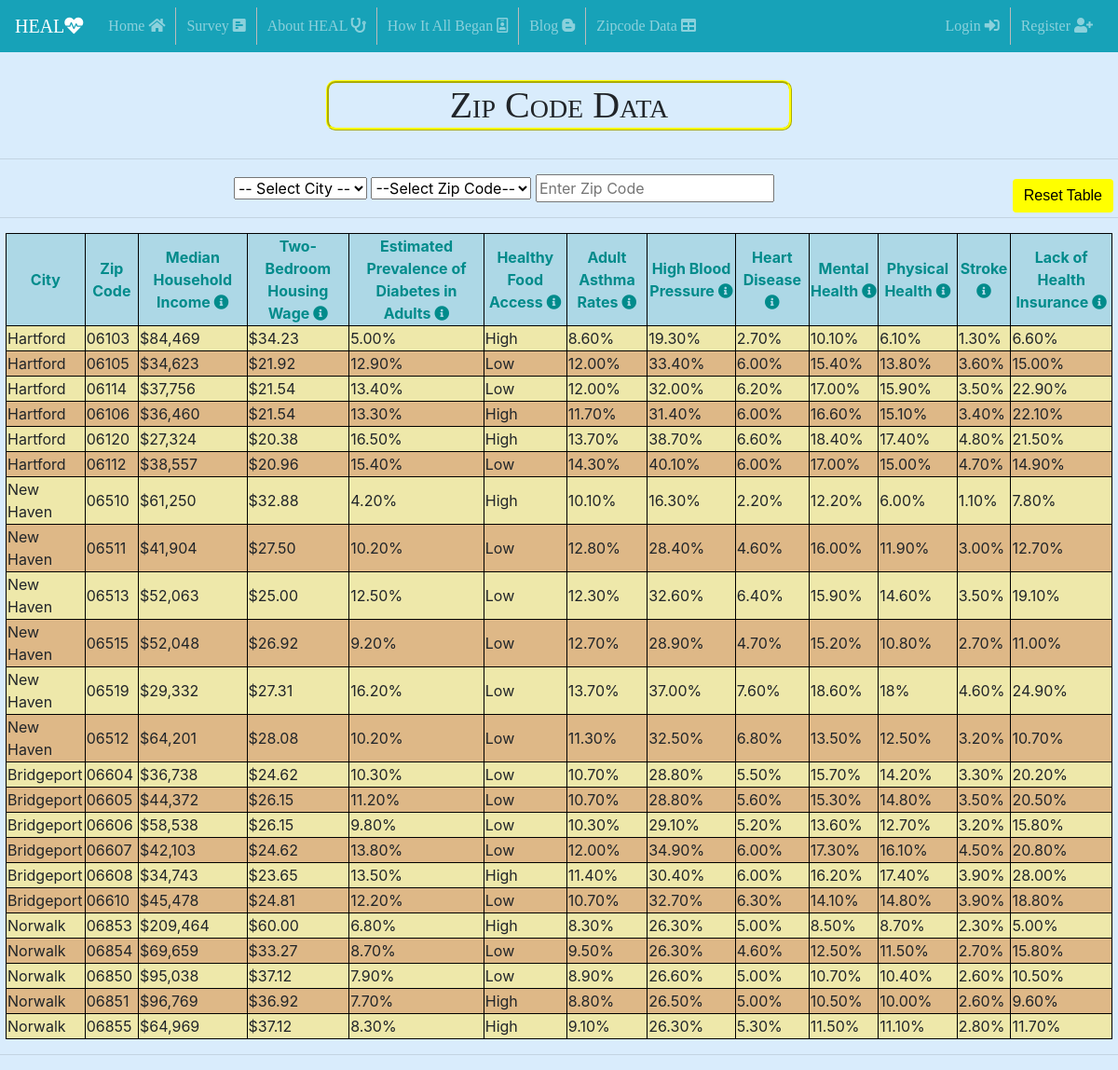
Page /zipcode/ on the earlier database version.
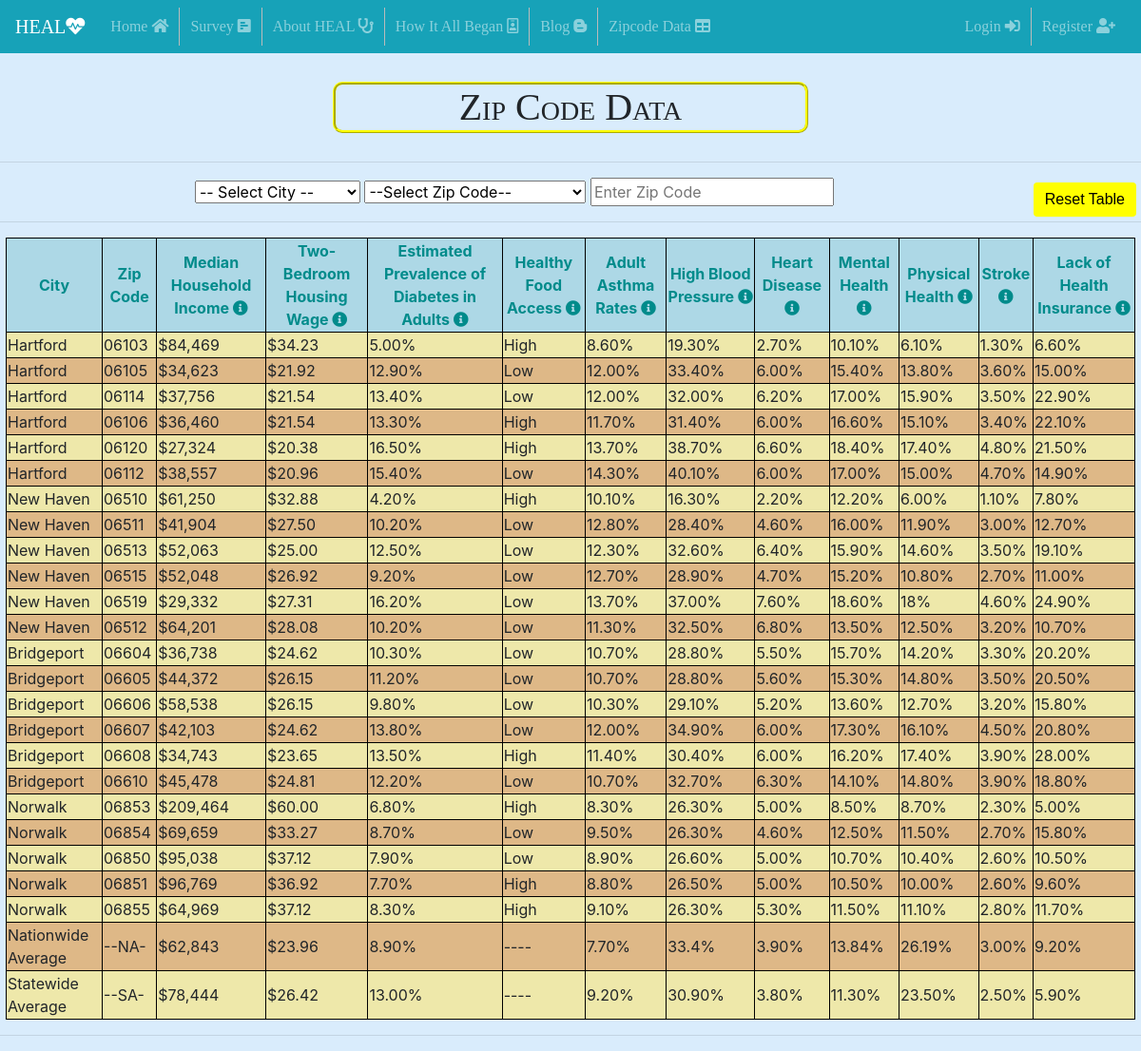
Same page on the later database version.
### HEALSurvey/models.py (models this page shows, shortened)
class ZipCodeData(models.Model):
    city = models.ForeignKey(City, on_delete=models.SET_NULL, null=True)
    zipcode = models.ForeignKey(ZipCode, on_delete=models.SET_NULL, null=True)
    median_household_income = models.CharField(max_length=30)
    two_bedroom_housing_wage = models.CharField(max_length=30)
    estimated_prevalence_of_diabetes_in_adults = models.CharField(max_length=30)
    healthy_food_access = models.CharField(max_length=30)
    adult_asthma_rates = models.CharField(max_length=30)
    high_blood_pressure = models.CharField(max_length=30)
    heart_disease = models.CharField(max_length=30)
    mental_health = models.CharField(max_length=30)
    physical_health = models.CharField(max_length=30)
    stroke = models.CharField(max_length=30)
    lack_of_health_insurance = models.CharField(max_length=30)
    class Meta:
        db_table = 'HEALSurvey_zipcodedata'
        verbose_name_plural = "Zip Code Data"

class City(models.Model):
    name = models.CharField(max_length=30)
    class Meta:
        verbose_name = "City"
        verbose_name_plural = "Cities"

class ZipCode(models.Model):
    city = models.ForeignKey(City, on_delete=models.CASCADE)
    zipcode = models.CharField(max_length=30)
    class Meta:
        verbose_name = "Zip Code"
        verbose_name_plural = "Zip Codes"

### HEALSurvey/views.py (the view)
# urls.py: path('zipcode/', views.zipcode_details, name='zipcode'),
def zipcode_details(request):
    result = ZipCodeData.objects.all()
    city_list = City.objects.all()
    return render(request, 'ZipCode_Data.html', {"ZipCodeData": result, "City": city_list})

### templates/ZipCode_Data.html (shortened to what the changed rows need)
{% extends 'Base.html' %}
{% load crispy_forms_tags %}
{% load static %}
{% block body %}
        <center>
            <h1 id="zipcode">Zip Code Data</h1>
            <table id="zipcode_table">
                <tr>
                    <th>City</th>
                    <th>Zip Code</th>
                    <th>Median Household Income <i
                            title="This includes the income of the householder and all other individuals 15 years old and over in the household."
                            class="fas fa-info-circle"></i></th>
                    <th>Two-Bedroom Housing Wage <i title="Required to afford a 2 bedroom rental home."
                                                    class="fas fa-info-circle"></i></th>
                    <th>Estimated Prevalence of Diabetes in Adults <i
                            title="Respondents aged ≥18 years who report ever been told by a doctor, nurse, or other health professional that they have diabetes other than diabetes during pregnancy."
                            class="fas fa-info-circle"></i></th>
                    <th>Healthy Food Access <i title="Indicates low or high access to healthy foods."
                                               class="fas fa-info-circle"></i></th>
                    <th>Adult Asthma Rates <i
                            title="Weighted number of respondents who answer “yes” both to both of the following questions: “Have you ever been told by a doctor, nurse, or other health professional that you have asthma?” and the question “Do you still have asthma?”"
                            class="fas fa-info-circle"></i></th>
                    <th>High Blood Pressure <i
                            title="Respondents aged ≥18 years who report ever having been told by a doctor, nurse, or other health professional that they have high blood pressure. Women who were told high blood pressure only during pregnancy and those who were told they had borderline hypertension were not included."
                            class="fas fa-info-circle"></i></th>
                    <th>Heart Disease <i
                            title="Respondents aged ≥18 years who report ever having been told by a doctor, nurse, or other health professional that they had angina or coronary heart disease."
                            class="fas fa-info-circle"></i></th>
                    <th>Mental Health <i
                            title="Respondents aged ≥18 years who report 14 or more days during the past 30 days during which their mental health was not good."
                            class="fas fa-info-circle"></i></th>
                    <th>Physical Health <i
                            title="Respondents aged ≥18 years who report 14 or more days during the past 30 days during which their physical health was not good."
                            class="fas fa-info-circle"></i></th>
                    <th>Stroke <i
                            title="Respondents aged ≥18 years who report ever having been told by a doctor, nurse, or other health professional that they have had a stroke."
                            class="fas fa-info-circle"></i></th>
                    <th>Lack of Health Insurance <i
                            title="Estimated prevalence of lack of health insurance among adults aged 18-64 years (%)"
                            class="fas fa-info-circle"></i></th>
                </tr>
                {% for result in ZipCodeData %}
                    <tr>
                        <td>{{ result.city.name }}</td>
                        <td>{{ result.zipcode.zipcode }}</td>
                        <td>{{ result.median_household_income }}</td>
                        <td>{{ result.two_bedroom_housing_wage }}</td>
                        <td>{{ result.estimated_prevalence_of_diabetes_in_adults }}</td>
                        <td>{{ result.healthy_food_access }}</td>
                        <td>{{ result.adult_asthma_rates }}</td>
                        <td>{{ result.high_blood_pressure }}</td>
                        <td>{{ result.heart_disease }}</td>
                        <td>{{ result.mental_health }}</td>
                        <td>{{ result.physical_health }}</td>
                        <td>{{ result.stroke }}</td>
                        <td>{{ result.lack_of_health_insurance }}</td>
                    </tr>
                {% endfor %}
            </table>
        </center>
{% endblock %}

Differences in the rows shown:
added ZipCodeData: city.name "Nationwide Average", zipcode.zipcode "--NA-", median_household_income "$62,843", two_bedroom_housing_wage "$23.96", estimated_prevalence_of_diabetes_in_adults "8.90%", healthy_food_access "----", adult_asthma_rates "7.70%", high_blood_pressure "33.4%", heart_disease "3.90%", mental_health "13.84%", physical_health "26.19%", stroke "3.00%", lack_of_health_insurance "9.20%"
added ZipCodeData: city.name "Statewide Average", zipcode.zipcode "--SA-", median_household_income "$78,444", two_bedroom_housing_wage "$26.42", estimated_prevalence_of_diabetes_in_adults "13.00%", healthy_food_access "----", adult_asthma_rates "9.20%", high_blood_pressure "30.90%", heart_disease "3.80%", mental_health "11.30%", physical_health "23.50%", stroke "2.50%", lack_of_health_insurance "5.90%"
